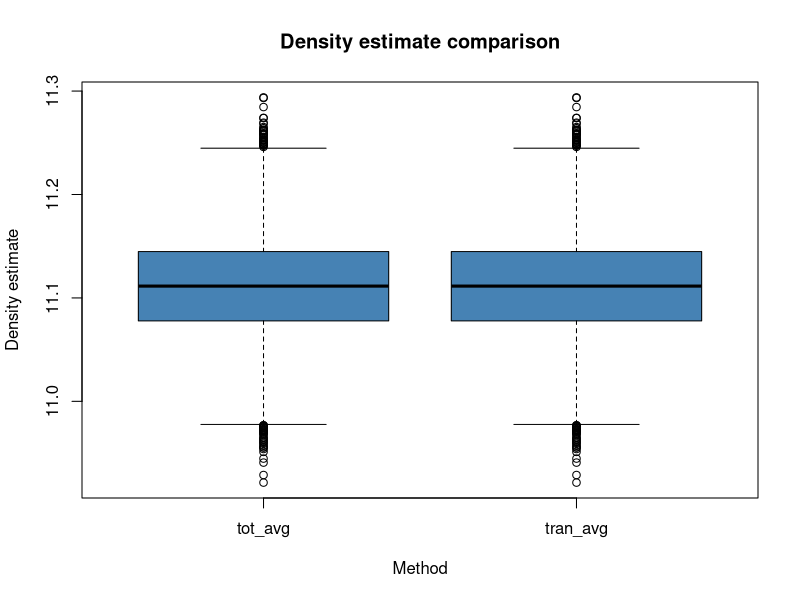

R code for this plot:


# See notes in working methods onenote for 13 July 2023 for explanation 
nsamples <- 10000

den1list <- c()
den2list <- c()

for(i in 1:nsamples){
  # sobs <- data.frame(sample_area = runif(1000, 0.7, 0.9),
  sobs <- data.frame(sample_area = rep(0.9, nsamples),
                     nbirds = rnbinom(nsamples, 10, .5))
  
  den1 <- sum(sobs$nbirds)/sum(sobs$sample_area) # total estimates 
  den2 <- mean(sobs$nbirds/sobs$sample_area) # Transect-based estimates 
  den1list <- c(den1list, den1)
  den2list <- c(den2list, den2)
}

summary(den1list)
summary(den2list)

df <- data.frame(method=as.factor(c(rep("tot_avg", nsamples), rep("tran_avg", nsamples))), estimate=c(den1list, den2list))

boxplot(df$estimate ~ df$method,
        col='steelblue',
        main='Density estimate comparison',
        xlab='Method',
        ylab='Density estimate') 
                 